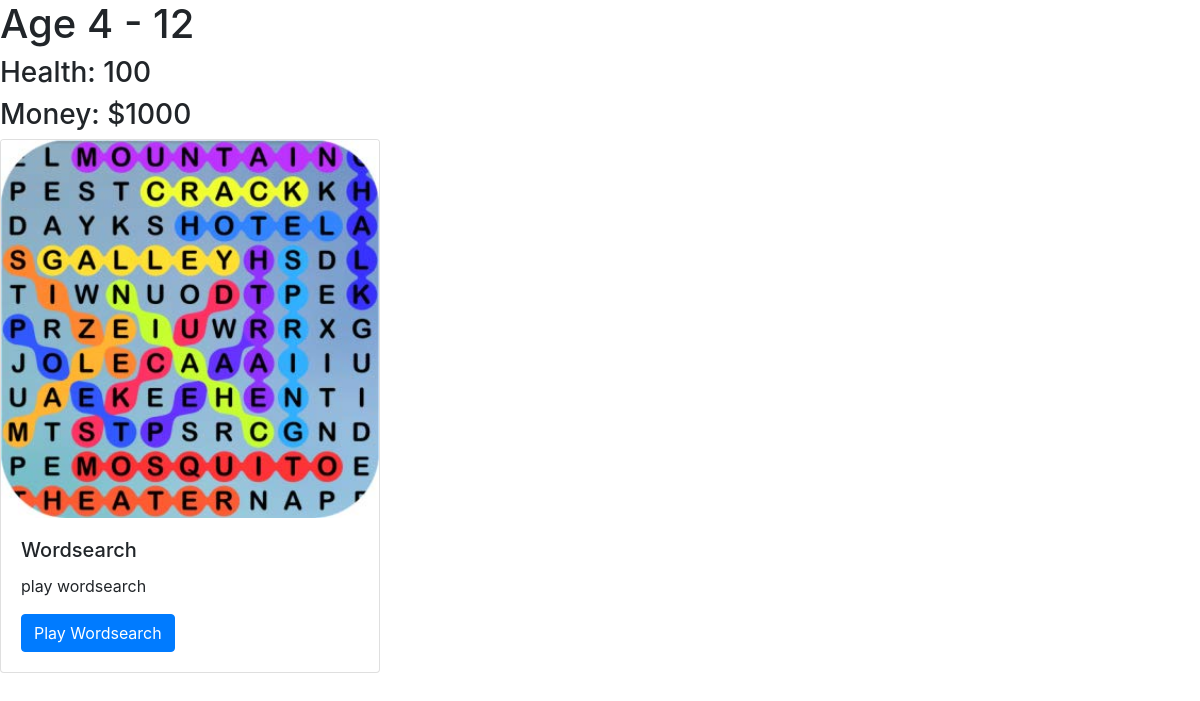
/cards/job, run on the app's committed database.
### cards/models.py (models this page shows)
class Card(models.Model):
    title = models.CharField(max_length=100, primary_key=True)
    description = models.TextField()
    image = models.FilePathField(path="/img")

### cards/views.py (the view)
# urls.py: path("job", views.job_detail, name="job"),
def job_detail(request):
    card = Card.objects.all()
    context = {
        'job_cards': card
    }
    return render(request, 'job.html', context)

### cards/templates/job.html
{% extends "base.html" %}
{% load static %}
{% block page_content %}
<h1>Age 4 - 12</h1>
<h3>Health: 100</h3>
<h3>Money: $1000</h3>
<div class="row">
{% for card in job_cards %}
    {% if card.title in 'Wordsearch' %}
        <div class="col-md-4">
            <div class="card mb-2">
                <img class="card-img-top" src="{% static card.image %}">
                <div class="card-body">
                    <h5 class="card-title">{{ card.title }}</h5>
                    <p class="card-text">{{ card.description }}</p>
                    {% if card.title == 'Wordsearch' %}
                        <a href="{% url 'children'  %}"
                        class="btn btn-primary">
                            Play Wordsearch
                        </a>
                    {% endif %}
                </div>
            </div>
        </div>
    {% endif %}
{% endfor %}
</div>
{% endblock %}

### data on the page
Card: image (picture), title "Wordsearch", description "play wordsearch", shows "Play Wordsearch"
